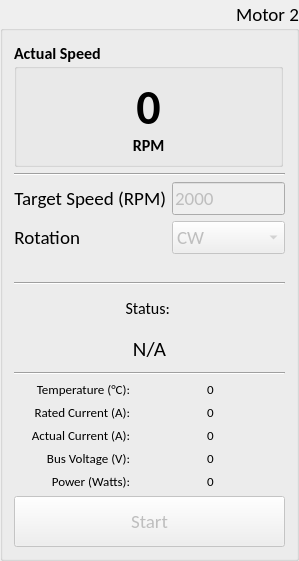
  <widget class="QGroupBox" name="groupBox_4">
   <property name="geometry">
    <rect>
     <x>622</x>
     <y>9</y>
     <width>299</width>
     <height>561</height>
    </rect>
   </property>
   <property name="minimumSize">
    <size>
     <width>291</width>
     <height>561</height>
    </size>
   </property>
   <property name="font">
    <font>
     <family>Calibri</family>
     <pointsize>14</pointsize>
    </font>
   </property>
   <property name="title">
    <string>Motor 2</string>
   </property>
   <property name="alignment">
    <set>Qt::AlignRight|Qt::AlignTrailing|Qt::AlignVCenter</set>
   </property>
   <layout class="QVBoxLayout" name="verticalLayout_4">
    <item>
     <layout class="QVBoxLayout" name="verticalLayout_12">
      <item>
       <widget class="QGroupBox" name="groupBox_5">
        <property name="minimumSize">
         <size>
          <width>251</width>
          <height>125</height>
         </size>
        </property>
        <property name="maximumSize">
         <size>
          <width>269</width>
          <height>125</height>
         </size>
        </property>
        <property name="font">
         <font>
          <family>Calibri</family>
          <pointsize>12</pointsize>
          <weight>75</weight>
          <bold>true</bold>
         </font>
        </property>
        <property name="title">
         <string>Actual Speed</string>
        </property>
        <layout class="QVBoxLayout" name="verticalLayout_13">
         <item>
          <layout class="QVBoxLayout" name="verticalLayout_14">
           <item>
            <widget class="QLabel" name="lbActualSpeed2">
             <property name="minimumSize">
              <size>
               <width>219</width>
               <height>59</height>
              </size>
             </property>
             <property name="font">
              <font>
               <family>Calibri</family>
               <pointsize>36</pointsize>
               <weight>75</weight>
               <bold>true</bold>
              </font>
             </property>
             <property name="text">
              <string>0</string>
             </property>
             <property name="alignment">
              <set>Qt::AlignCenter</set>
             </property>
            </widget>
           </item>
           <item>
            <widget class="QLabel" name="label_15">
             <property name="minimumSize">
              <size>
               <width>219</width>
               <height>19</height>
              </size>
             </property>
             <property name="font">
              <font>
               <family>Calibri</family>
               <pointsize>12</pointsize>
               <weight>75</weight>
               <bold>true</bold>
              </font>
             </property>
             <property name="text">
              <string>RPM</string>
             </property>
             <property name="alignment">
              <set>Qt::AlignCenter</set>
             </property>
            </widget>
           </item>
          </layout>
         </item>
        </layout>
       </widget>
      </item>
      <item>
       <widget class="Line" name="line_4">
        <property name="orientation">
         <enum>Qt::Horizontal</enum>
        </property>
       </widget>
      </item>
      <item>
       <layout class="QFormLayout" name="formLayout_4">
        <item row="0" column="0">
         <widget class="QLabel" name="label_16">
          <property name="font">
           <font>
            <family>Calibri</family>
            <pointsize>14</pointsize>
           </font>
          </property>
          <property name="text">
           <string>Target Speed (RPM)</string>
          </property>
          <property name="alignment">
           <set>Qt::AlignRight|Qt::AlignTrailing|Qt::AlignVCenter</set>
          </property>
         </widget>
        </item>
        <item row="0" column="1">
         <widget class="QLineEdit" name="lnTargetSpeed2">
          <property name="enabled">
           <bool>false</bool>
          </property>
          <property name="text">
           <string>2000</string>
          </property>
         </widget>
        </item>
        <item row="1" column="1">
         <widget class="QComboBox" name="cbRotation2">
          <property name="enabled">
           <bool>false</bool>
          </property>
          <property name="editable">
           <bool>false</bool>
          </property>
          <item>
           <property name="text">
            <string>CW</string>
           </property>
          </item>
          <item>
           <property name="text">
            <string>CCW</string>
           </property>
          </item>
         </widget>
        </item>
        <item row="1" column="0">
         <widget class="QLabel" name="label_17">
          <property name="font">
           <font>
            <family>Calibri</family>
            <pointsize>14</pointsize>
           </font>
          </property>
          <property name="text">
           <string>Rotation</string>
          </property>
          <property name="alignment">
           <set>Qt::AlignRight|Qt::AlignTrailing|Qt::AlignVCenter</set>
          </property>
         </widget>
        </item>
       </layout>
      </item>
      <item>
       <layout class="QVBoxLayout" name="verticalLayout_15">
        <item>
         <widget class="Line" name="line_5">
          <property name="orientation">
           <enum>Qt::Horizontal</enum>
          </property>
         </widget>
        </item>
        <item>
         <widget class="QLabel" name="label_18">
          <property name="font">
           <font>
            <family>Calibri</family>
            <pointsize>12</pointsize>
           </font>
          </property>
          <property name="text">
           <string>Status: </string>
          </property>
          <property name="alignment">
           <set>Qt::AlignCenter</set>
          </property>
         </widget>
        </item>
        <item>
         <widget class="QLabel" name="lbStatus2">
          <property name="font">
           <font>
            <family>Calibri</family>
            <pointsize>16</pointsize>
           </font>
          </property>
          <property name="text">
           <string>N/A</string>
          </property>
          <property name="scaledContents">
           <bool>true</bool>
          </property>
          <property name="alignment">
           <set>Qt::AlignCenter</set>
          </property>
          <property name="wordWrap">
           <bool>true</bool>
          </property>
         </widget>
        </item>
        <item>
         <widget class="Line" name="line_6">
          <property name="orientation">
           <enum>Qt::Horizontal</enum>
          </property>
         </widget>
        </item>
       </layout>
      </item>
      <item>
       <layout class="QHBoxLayout" name="horizontalLayout_4">
        <item>
         <layout class="QVBoxLayout" name="verticalLayout_16">
          <item>
           <widget class="QLabel" name="label_19">
            <property name="font">
             <font>
              <family>Calibri</family>
              <pointsize>10</pointsize>
             </font>
            </property>
            <property name="text">
             <string>Temperature (°C):</string>
            </property>
            <property name="alignment">
             <set>Qt::AlignRight|Qt::AlignTrailing|Qt::AlignVCenter</set>
            </property>
           </widget>
          </item>
          <item>
           <widget class="QLabel" name="label_21">
            <property name="font">
             <font>
              <family>Calibri</family>
              <pointsize>10</pointsize>
             </font>
            </property>
            <property name="text">
             <string>Rated Current (A):</string>
            </property>
            <property name="alignment">
             <set>Qt::AlignRight|Qt::AlignTrailing|Qt::AlignVCenter</set>
            </property>
           </widget>
          </item>
          <item>
           <widget class="QLabel" name="label_22">
            <property name="font">
             <font>
              <family>Calibri</family>
              <pointsize>10</pointsize>
             </font>
            </property>
            <property name="text">
             <string>Actual Current (A):</string>
            </property>
            <property name="alignment">
             <set>Qt::AlignRight|Qt::AlignTrailing|Qt::AlignVCenter</set>
            </property>
           </widget>
          </item>
          <item>
           <widget class="QLabel" name="label_23">
            <property name="font">
             <font>
              <family>Calibri</family>
              <pointsize>10</pointsize>
             </font>
            </property>
            <property name="text">
             <string>Bus Voltage (V):</string>
            </property>
            <property name="alignment">
             <set>Qt::AlignRight|Qt::AlignTrailing|Qt::AlignVCenter</set>
            </property>
           </widget>
          </item>
          <item>
           <widget class="QLabel" name="label_24">
            <property name="font">
             <font>
              <family>Calibri</family>
              <pointsize>10</pointsize>
             </font>
            </property>
            <property name="text">
             <string>Power (Watts):</string>
            </property>
            <property name="alignment">
             <set>Qt::AlignRight|Qt::AlignTrailing|Qt::AlignVCenter</set>
            </property>
           </widget>
          </item>
         </layout>
        </item>
        <item>
         <layout class="QVBoxLayout" name="verticalLayout_17">
          <item>
           <widget class="QLabel" name="lbTemp2">
            <property name="font">
             <font>
              <family>Calibri</family>
              <pointsize>10</pointsize>
             </font>
            </property>
            <property name="text">
             <string>0</string>
            </property>
            <property name="alignment">
             <set>Qt::AlignCenter</set>
            </property>
           </widget>
          </item>
          <item>
           <widget class="QLabel" name="lbRatedCurrent2">
            <property name="font">
             <font>
              <family>Calibri</family>
              <pointsize>10</pointsize>
             </font>
            </property>
            <property name="text">
             <string>0</string>
            </property>
            <property name="alignment">
             <set>Qt::AlignCenter</set>
            </property>
           </widget>
          </item>
          <item>
           <widget class="QLabel" name="lbActualCurrent2">
            <property name="minimumSize">
             <size>
              <width>149</width>
              <height>16</height>
             </size>
            </property>
            <property name="font">
             <font>
              <family>Calibri</family>
              <pointsize>10</pointsize>
             </font>
            </property>
            <property name="text">
             <string>0</string>
            </property>
            <property name="alignment">
             <set>Qt::AlignCenter</set>
            </property>
           </widget>
          </item>
          <item>
           <widget class="QLabel" name="lbBusVoltage2">
            <property name="font">
             <font>
              <family>Calibri</family>
              <pointsize>10</pointsize>
             </font>
            </property>
            <property name="text">
             <string>0</string>
            </property>
            <property name="alignment">
             <set>Qt::AlignCenter</set>
            </property>
           </widget>
          </item>
          <item>
           <widget class="QLabel" name="lbPower2">
            <property name="font">
             <font>
              <family>Calibri</family>
              <pointsize>10</pointsize>
             </font>
            </property>
            <property name="text">
             <string>0</string>
            </property>
            <property name="alignment">
             <set>Qt::AlignCenter</set>
            </property>
           </widget>
          </item>
         </layout>
        </item>
       </layout>
      </item>
      <item>
       <widget class="QPushButton" name="btnStart2">
        <property name="enabled">
         <bool>false</bool>
        </property>
        <property name="minimumSize">
         <size>
          <width>241</width>
          <height>51</height>
         </size>
        </property>
        <property name="text">
         <string>Start</string>
        </property>
       </widget>
      </item>
     </layout>
    </item>
   </layout>
  </widget>
